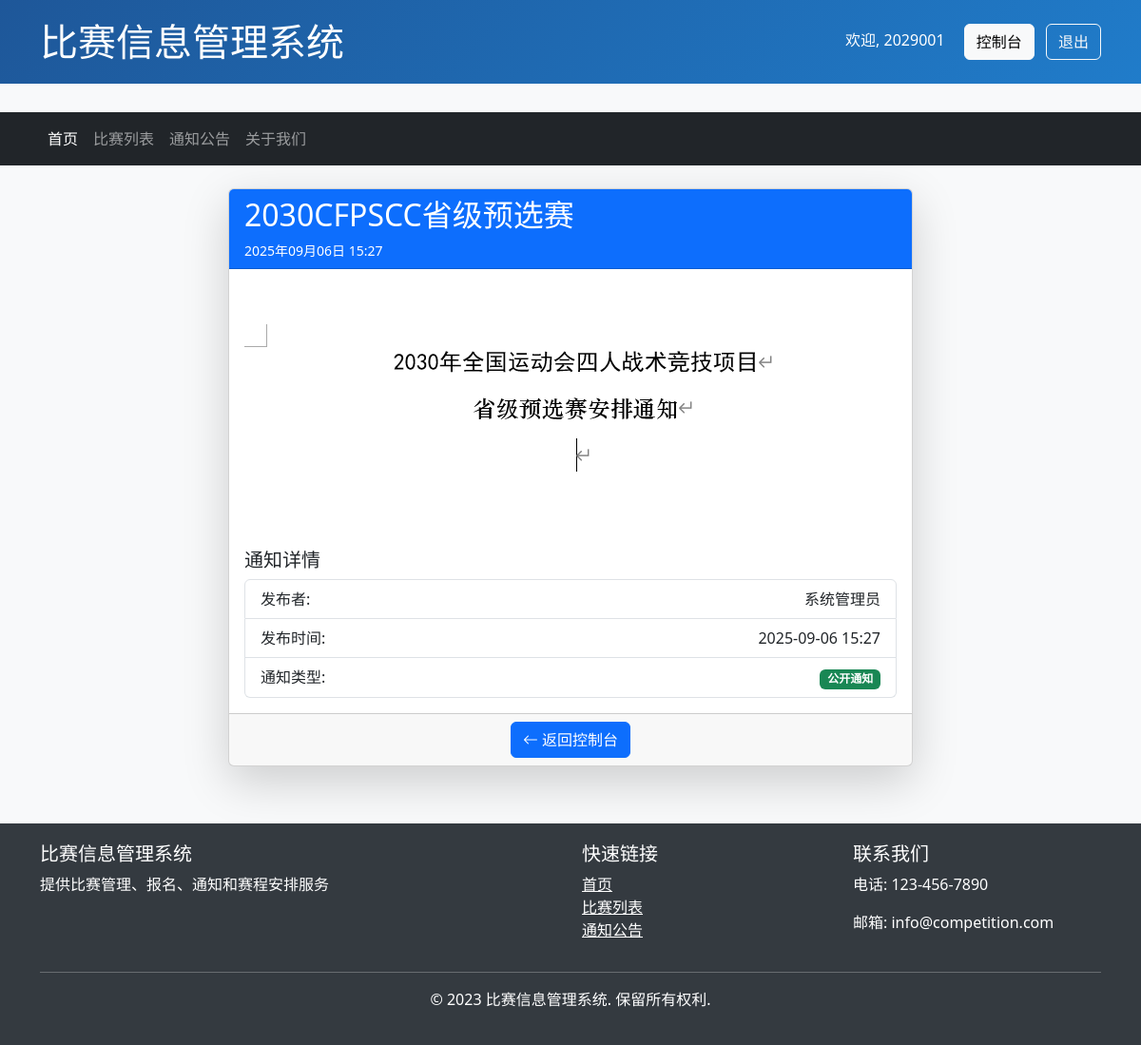
Page /notice/4 (signed in) on the committed database.
### main.py (models this page shows, shortened)
class Notice(db.Model):
    id = db.Column(db.Integer, primary_key=True)
    title = db.Column(db.String(200), nullable=False)
    content = db.Column(db.Text, nullable=False)
    publish_date = db.Column(db.DateTime, default=datetime.utcnow)
    is_public = db.Column(db.Boolean, default=True)
    user_id = db.Column(db.Integer, db.ForeignKey('user.id'), nullable=True)  # 针对特定用户的通知

### main.py (the view)
@app.route('/notice/<int:id>')
def notice_detail(id):
    notice = Notice.query.get_or_404(id)
    if not notice.is_public and (not is_logged_in() or notice.user_id != session['user_id']):
        flash('您无权查看此通知', 'danger')
        return redirect(url_for('home'))
    return render_template('notice_detail.html', notice=notice)

### templates/notice_detail.html (shortened to what this page needs)
{% extends "base.html" %}
{% block content %}
<div class="container">
    <div class="row justify-content-center">
        <div class="col-md-8">
            <div class="card shadow-lg">
                <div class="card-header bg-primary text-white">
                    <h2 class="mb-0">{{ notice.title }}</h2>
                    <div class="d-flex justify-content-between mt-2">
                        <small>{{ notice.publish_date.strftime('%Y年%m月%d日 %H:%M') }}</small>
                    </div>
                </div>
                <div class="card-body">
                    <div class="notice-content">
                        {{ notice.content | replace('\n', '<br>') | safe }}
                    </div>
                    <div class="mt-4">
                        <h5>通知详情</h5>
                        <ul class="list-group">
                            <li class="list-group-item d-flex justify-content-between">
                                <span>发布者:</span>
                                <span>系统管理员</span>
                            </li>
                            <li class="list-group-item d-flex justify-content-between">
                                <span>发布时间:</span>
                                <span>{{ notice.publish_date.strftime('%Y-%m-%d %H:%M') }}</span>
                            </li>
                            <li class="list-group-item d-flex justify-content-between">
                                <span>通知类型:</span>
                                <span>
                                    {% if notice.is_public %}
                                    <span class="badge bg-success">公开通知</span>
                                    {% else %}
                                    <span class="badge bg-warning">个人通知</span>
                                    {% endif %}
                                </span>
                            </li>
                        </ul>
                    </div>
                </div>
                <div class="card-footer text-center">
                    <a href="{{ url_for('dashboard') }}" class="btn btn-primary">
                        <i class="bi bi-arrow-left"></i> 返回控制台
                    </a>
                </div>
            </div>
        </div>
    </div>
</div>
{% endblock %}

### templates/base.html (style rules this page uses)
body { background-color: #f8f9fa; }
.card { box-shadow: 0 4px 6px rgba(0,0,0,0.1); transition: transform 0.2s; margin-bottom: 20px; }

### rows in the picture
Notice: title "2030CFPSCC省级预选赛", publish_date "2025年09月06日 15:27", content (picture), publish_date "2025-09-06 15:27"

### other values in the picture
{{ session.username }} "2029001"
